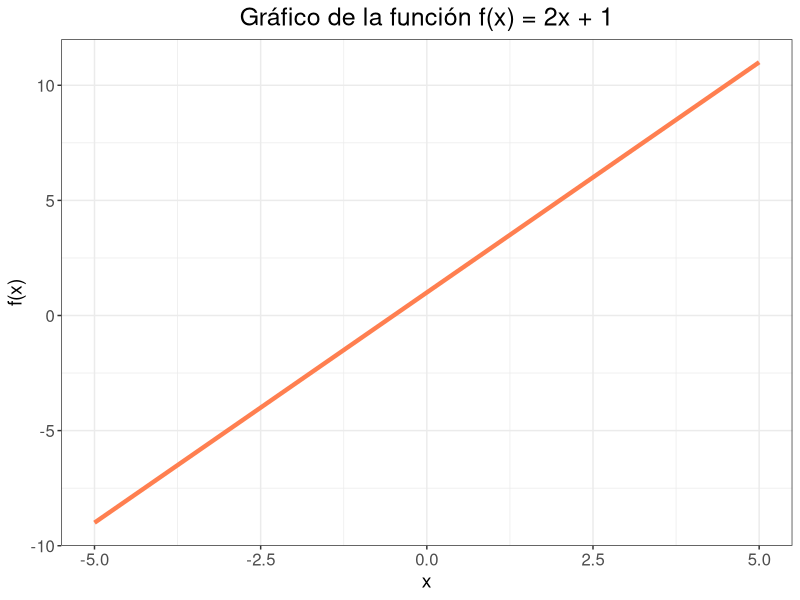
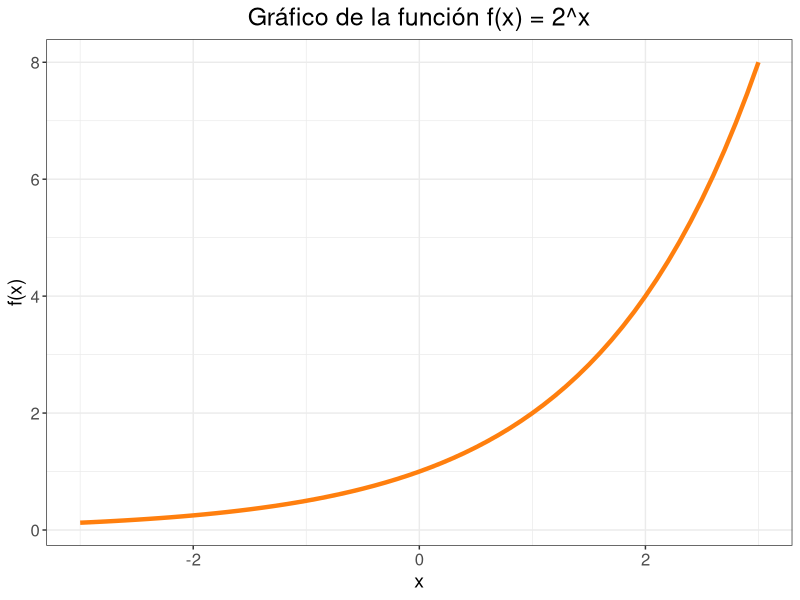
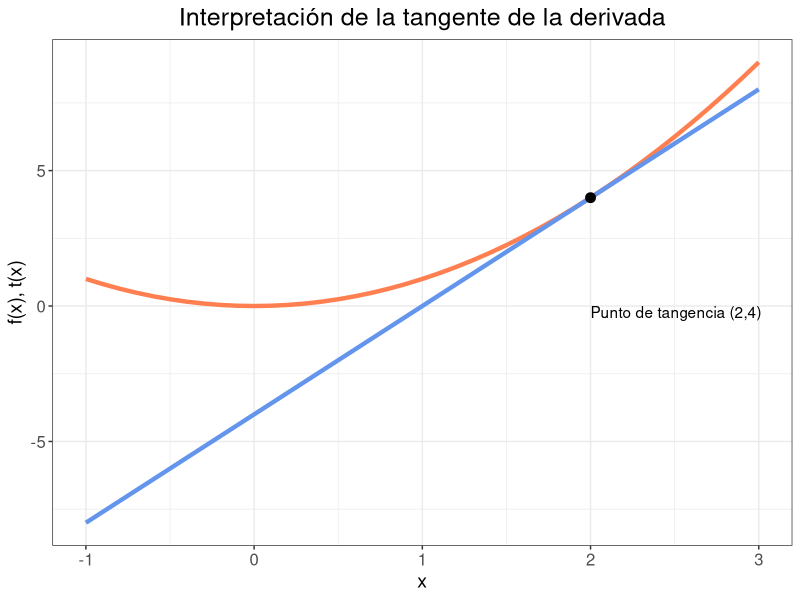
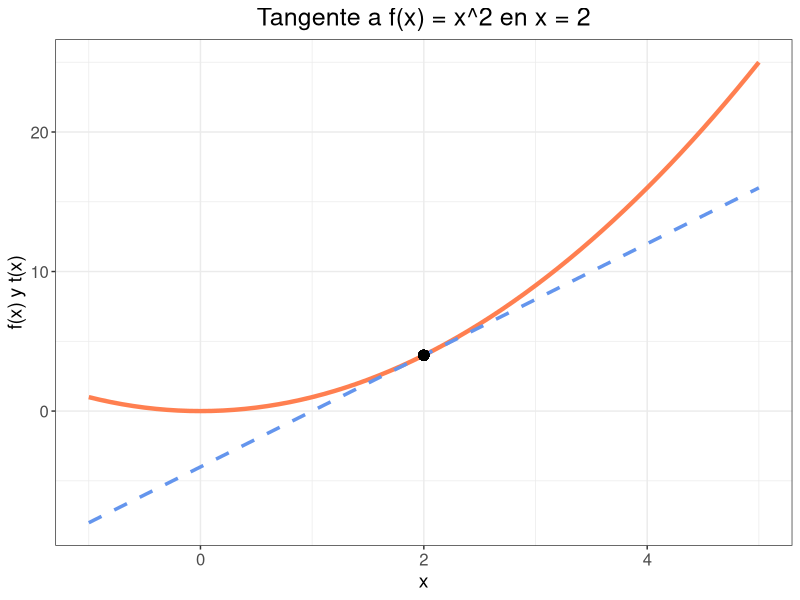
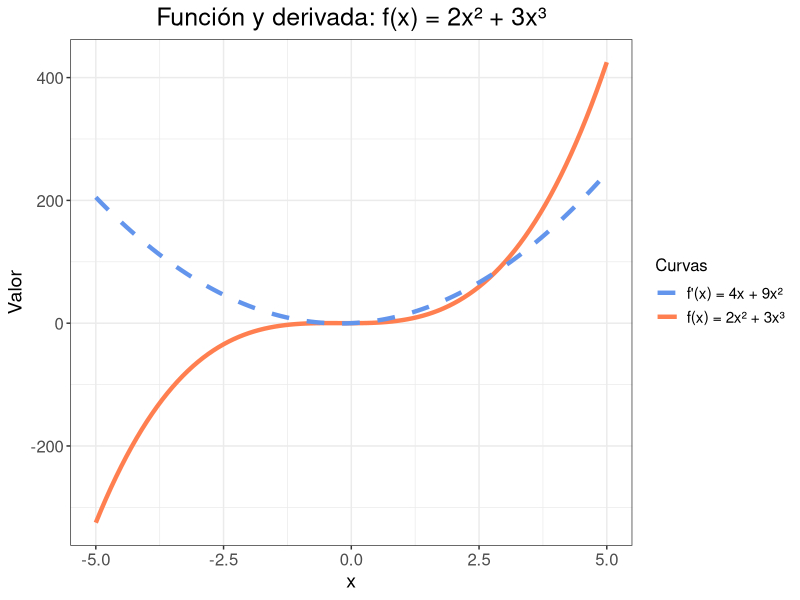
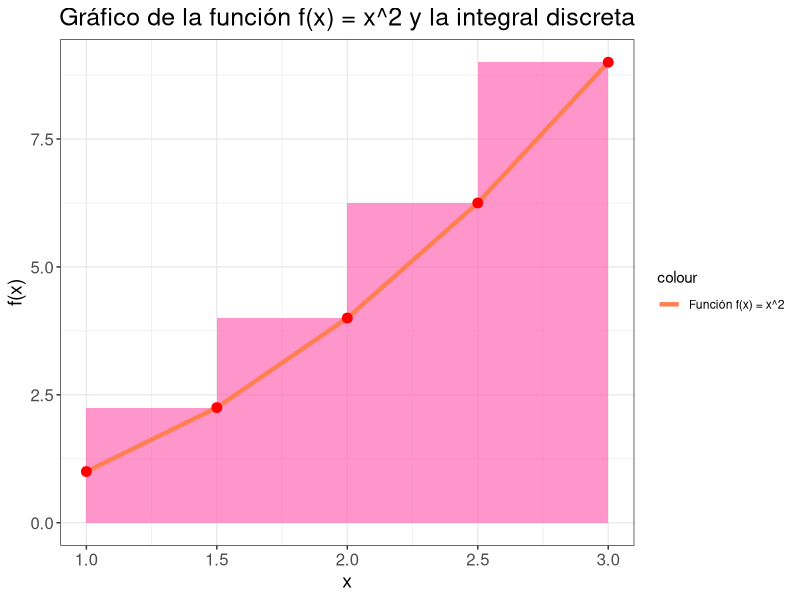
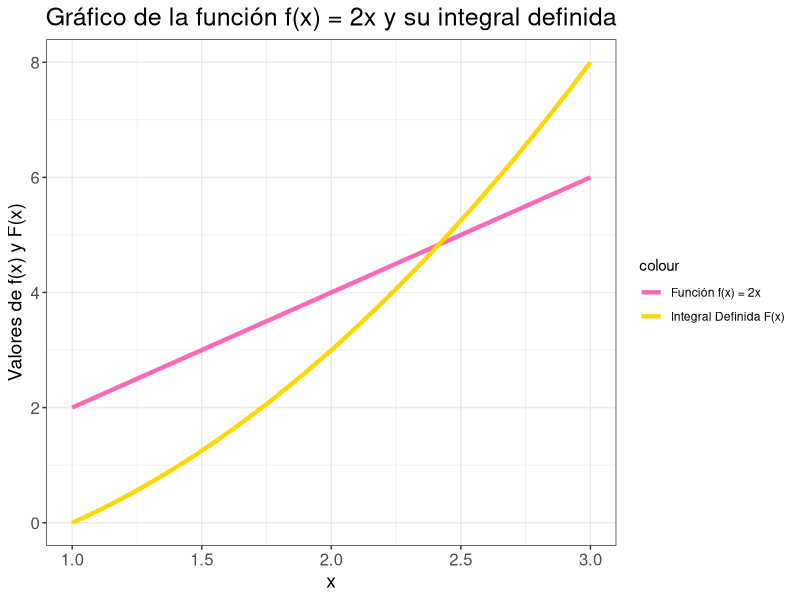
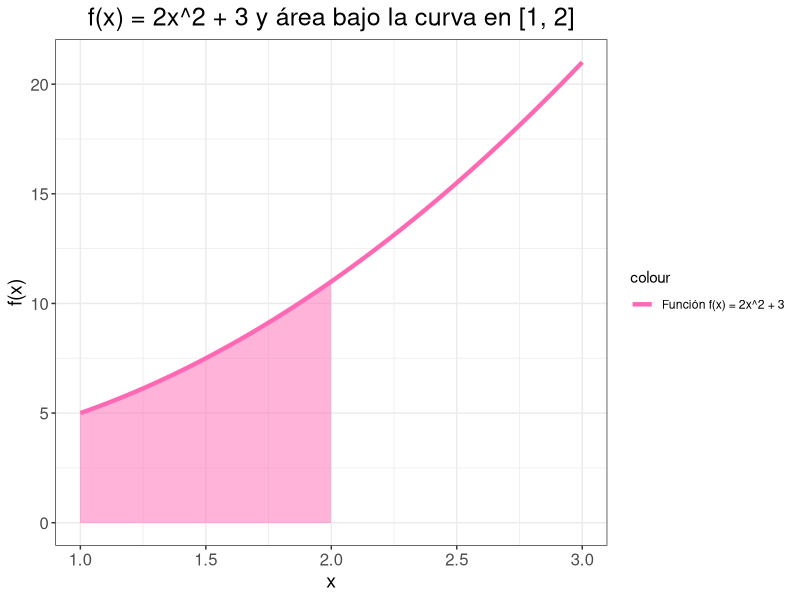

These figures' R source, in order:
## ---- chunk 1
# Load required libraries
library(ggplot2)

# Create a function to calculate f(x) = 2x + 1
f_x <- function(x) {
  2 * x + 1
}

# Create a data frame with x values from -5 to 5
x_values <- seq(-5, 5, 0.1)
data_df <- data.frame(x = x_values)

# Calculate the y values for f(x) = 2x + 1
data_df$y <- f_x(data_df$x)

# Create the plot for the function f(x) = 2x + 1
ggplot(data_df, aes(x, y)) +
  geom_line(color = "#FF7F50", size = 1.5) +
  labs(title = "Gráfico de la función f(x) = 2x + 1",
       x = "x",
       y = "f(x)") +
  theme_bw() +
  theme(plot.title = element_text(size = 18, hjust = 0.5),
        axis.title = element_text(size = 14),
        axis.text = element_text(size = 12))
## ---- chunk 2
# Create a data frame with x values from -3 to 3
x_values <- seq(-3, 3, 0.1)
data_df <- data.frame(x = x_values)

# Calculate the y values for f(x) = 2^x
data_df$y <- 2^x_values

# Create the plot for the function f(x) = 2^x
ggplot(data_df, aes(x, y)) +
  geom_line(color = "#FF7F0E", size = 1.5) +
  labs(title = "Gráfico de la función f(x) = 2^x",
       x = "x",
       y = "f(x)") +
  theme_bw() +
  theme(plot.title = element_text(size = 18, hjust = 0.5),
        axis.title = element_text(size = 14),
        axis.text = element_text(size = 12))

## ---- chunk 3
# Definir las ventas diarias
ventas_diarias <- c(1500, 1200, 1800, 1300, 1400, 2000, 1700)

# Calcular el total de ventas durante la semana
total_ventas_semana <- sum(ventas_diarias)

print(total_ventas_semana)
## ---- chunk 4
# Create a vector of x values from -1 to 3
x_values <- seq(-1, 3, 0.1)

# Define the function f(x) = x^2
f_x <- function(x) {x^2}

# Calculate the corresponding y values for the function f(x) = x^2
y_values <- f_x(x_values)

# Define the tangent line t(x) = 4*x - 4
t_x <- function(x) {4*x - 4}

# Calculate the corresponding y values for the tangent line
y_tangente <- t_x(x_values)

# Create a data frame for the tangent point (2, 4)
tangent_point <- data.frame(x = 2, y = 4)

# Create the plot for the function f(x) = x^2 and its tangent line at x = 2
grafico_tangente <- ggplot() +
  geom_line(data = data.frame(x = x_values, y = y_values), aes(x, y), color = "#FF7F50", size = 1.5) +
  geom_line(data = data.frame(x = x_values, y = y_tangente), aes(x, y), color = "#6495ED", size = 1.5) +
  geom_point(data = tangent_point, aes(x, y), color = "black", size = 3) +
  annotate("text", x = 2, y = 0, label = "Punto de tangencia (2,4)", hjust = 0, vjust = 1) +
  labs(title = "Interpretación de la tangente de la derivada",
       x = "x",
       y = "f(x), t(x)") +
  theme_bw() +
  theme(plot.title = element_text(size = 18, hjust = 0.5),
        axis.title = element_text(size = 14),
        axis.text = element_text(size = 12))

print(grafico_tangente)
## ---- chunk 5
# Vector de x
x_values <- seq(-1, 5, 0.1)

# Función y derivada
f_x <- function(x) x^2
x0 <- 2
slope <- 2 * x0      # f'(x) = 2x, entonces f'(2) = 4
y0 <- f_x(x0)

# Recta tangente en x0
tangent <- function(x) slope * (x - x0) + y0

# Datos
data <- data.frame(x = x_values,
                   f_x = f_x(x_values),
                   t_x = tangent(x_values))

# Gráfico
library(ggplot2)
ggplot(data, aes(x)) +
  geom_line(aes(y = f_x), color = "#FF7F50", size = 1.5) +
  geom_line(aes(y = t_x), color = "#6495ED", size = 1.2, linetype = "dashed") +
  geom_point(aes(x = x0, y = y0), size = 3, color = "black") +
  labs(title = "Tangente a f(x) = x^2 en x = 2",
       x = "x",
       y = "f(x) y t(x)") +
  theme_bw() +
  theme(plot.title = element_text(size = 18, hjust = 0.5),
        axis.title = element_text(size = 14),
        axis.text = element_text(size = 12))

## ---- chunk 6
# Definir funciones
f <- function(x) 2 * x^2 + 3 * x^3
f_prime <- function(x) 4 * x + 9 * x^2

# Dominio
x_values <- seq(-5, 5, 0.1)

# Evaluación
df <- data.frame(
  x = x_values,
  fx = f(x_values),
  dfx = f_prime(x_values)
)

# Graficar
library(ggplot2)
ggplot(df, aes(x)) +
  geom_line(aes(y = fx, color = "f(x) = 2x² + 3x³"), size = 1.5) +
  geom_line(aes(y = dfx, color = "f'(x) = 4x + 9x²"), size = 1.5, linetype = "dashed") +
  scale_color_manual(values = c("f(x) = 2x² + 3x³" = "#FF7F50", "f'(x) = 4x + 9x²" = "#6495ED")) +
  labs(
    title = "Función y derivada: f(x) = 2x² + 3x³",
    x = "x",
    y = "Valor",
    color = "Curvas"
  ) +
  theme_bw() +
  theme(
    plot.title = element_text(size = 18, hjust = 0.5),
    axis.title = element_text(size = 14),
    axis.text = element_text(size = 12),
    legend.title = element_text(size = 12),
    legend.text = element_text(size = 11)
  )

## ---- chunk 7
# Crear la secuencia de puntos
puntos <- 0:4
print(puntos)
## ---- chunk 8
# Calcular los valores correspondientes de y para la función f(x) = x^2
y_values <- puntos^2;
print(y_values)
## ---- chunk 9
# Calcular el incremento entre puntos
delta_x <- diff(puntos)
print(delta_x)
## ---- chunk 10
# Calcular la integral discreta
integral_discreta <- sum(y_values[-1] * delta_x)
print(integral_discreta)
## ---- chunk 11
# Load required library
library(ggplot2)

# Assuming puntos and y_values are defined appropriately
puntos <- c(1, 1.5, 2, 2.5, 3)
y_values <- puntos^2

# Create a dataframe with the integral discrete rectangles
integral_data <- data.frame(xmin = puntos[-length(puntos)],
                            xmax = puntos[-1],
                            ymin = 0,
                            ymax = y_values[-1])

# Create a dataframe with the function values
function_data <- data.frame(x = puntos, y = y_values)

# Create the plot for the function f(x) = x^2 and the integral discrete
grafico_integral_discreta <- ggplot() +
  geom_rect(data = integral_data, aes(xmin = xmin, xmax = xmax, ymin = ymin, ymax = ymax), fill = "#FF69B4", alpha = 0.7) +
  geom_line(data = function_data, aes(x = x, y = y, color = "Función f(x) = x^2"), size = 1.5) +
  geom_point(data = function_data, aes(x = x, y = y), color = "red", size = 3) +
  labs(title = "Gráfico de la función f(x) = x^2 y la integral discreta",
       x = "x",
       y = "f(x)") +
  labs(fill = "Área bajo la curva") +
  scale_color_manual(values = c("#FF7F50")) +
  theme_bw() +
  theme(plot.title = element_text(size = 18, hjust = 0.5),
        axis.title = element_text(size = 14),
        axis.text = element_text(size = 12))

print(grafico_integral_discreta)
## ---- chunk 12
# Crear el conjunto de puntos para los años
años <- 0:5

# Calcular los valores de P(t)
valores_P <- 50 * años + 100

# Calcular el incremento entre puntos
delta_t <- diff(años)

# Calcular la integral discreta (población total estimada)
poblacion_total_estimada <- sum(valores_P * delta_t)
poblacion_total_estimada
## ---- chunk 13
# Load required library
library(ggplot2)

# Create a vector of x values from 1 to 3
x_values <- seq(1, 3, 0.01)

# Calculate the corresponding y values for the function f(x) = 2x
y_values <- 2 * x_values

# Calculate the corresponding values for the integral of f(x) = 2x
F_x_values <- x_values^2 - 1

# Create a plot for the function f(x) = 2x and the area under the curve
grafico_teorema_fundamental <- ggplot(data.frame(x = x_values, y = y_values, F_x = F_x_values), aes(x)) +
  geom_line(aes(y = y_values, color = "Función f(x) = 2x"), size = 1.5) +
  geom_line(aes(y = F_x_values, color = "Integral Definida F(x)"), size = 1.5) +
  labs(title = "Gráfico de la función f(x) = 2x y su integral definida",
       x = "x",
       y = "Valores de f(x) y F(x)") +
  scale_color_manual(values = c("#FF69B4", "#FFD700")) +
  theme_bw() +
  theme(plot.title = element_text(size = 18, hjust = 0.5),
        axis.title = element_text(size = 14),
        axis.text = element_text(size = 12))

print(grafico_teorema_fundamental)

## ---- chunk 14
# Define the function V(t)
V <- function(t) {
  return(100 * t^2)
}

# Calculate the integral of V(t) from 0 to 24
delta_t <- 0.01
total_votos_estimado <- sum(V(seq(0, 24, delta_t))) * delta_t

total_votos_estimado
## ---- chunk 15
# Create a sequence of x values from 1 to 3
x_values <- seq(1, 3, 0.01)
print(x_values)
## ---- chunk 16
# Calculate the corresponding y values for the function f(x) = 2x^2 + 3
y_values <- 2 * x_values^2 + 3
print(y_values)
## ---- chunk 17
# Create a plot for the function f(x) = 2x^2 + 3 and the area under the curve in the interval [1, 2]
grafico_integral <- ggplot(data.frame(x = x_values, y = y_values), aes(x, y)) +
  geom_line(aes(y = y, color = "Función f(x) = 2x^2 + 3"), size = 1.5) +
  geom_ribbon(data = data.frame(x = seq(1, 2, 0.01), y = 2 * seq(1, 2, 0.01)^2 + 3), aes(x, ymin = 0, ymax = y), fill = "#FF69B4", alpha = 0.5) +
  labs(title = "f(x) = 2x^2 + 3 y área bajo la curva en [1, 2]",
       x = "x",
       y = "f(x)") +
  scale_color_manual(values = c("#FF69B4", "#FFD700")) +
  theme_bw() +
  theme(plot.title = element_text(size = 18, hjust = 0.5),
        axis.title = element_text(size = 14),
        axis.text = element_text(size = 12))

print(grafico_integral)

